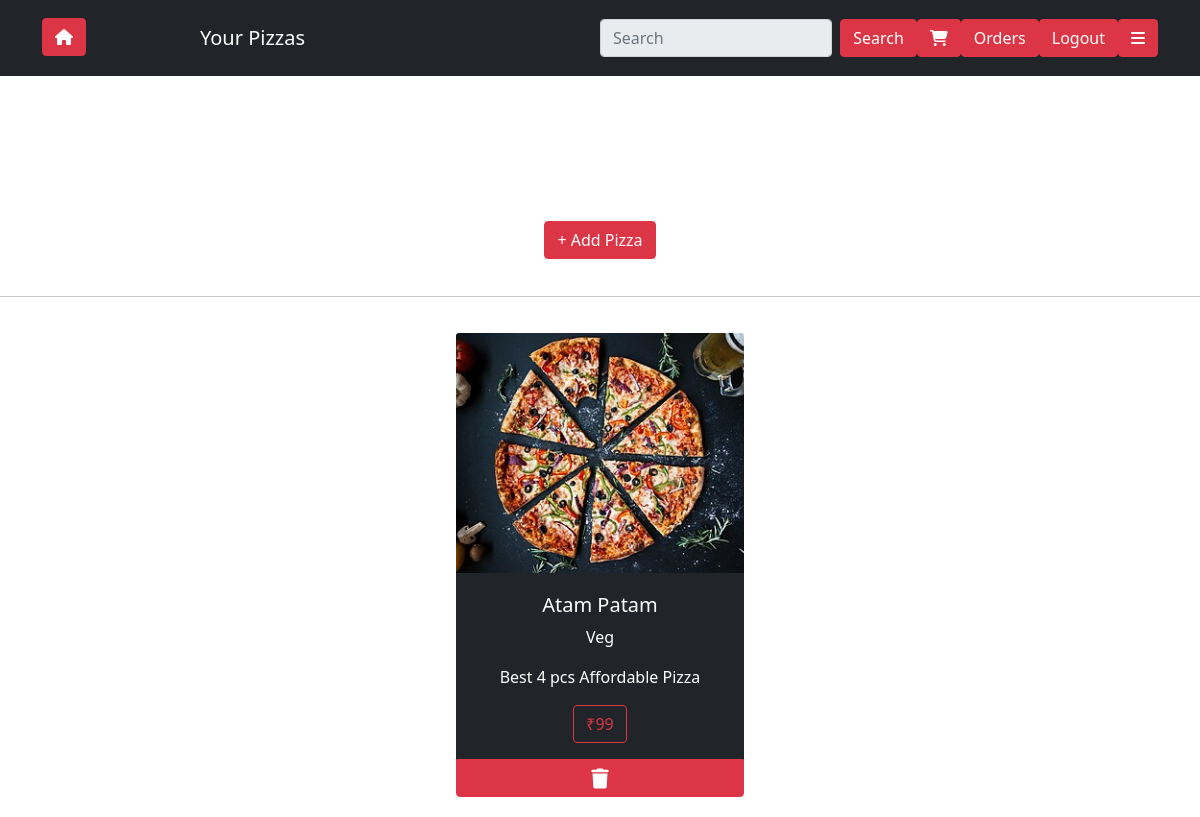
The page /s_pizzas/ (signed in) on the database its author committed.
### models/models.py (models this page shows)
class MainModel(models.Model):
    id = models.UUIDField(default=uuid.uuid4  , editable=False , primary_key=True)
    class Meta:
        abstract = True

class Pizza(MainModel):
    img = models.FileField(upload_to='images' , default=None)
    ex_img = models.FileField(upload_to='images' , default='images/image2.png')
    name = models.CharField(max_length=50)
    price = models.IntegerField()
    category = models.CharField(max_length=50)
    owner = models.ForeignKey(sellers , on_delete=models.CASCADE , default=0)
    descrip = models.CharField(max_length=100 , default='Pizza')

### models/views.py (the view)
# urls.py: path('s_pizzas/' , views.s_pizzas , name='s_pizzas'),
def s_pizzas(request):
    seller = sellers.objects.get(user = request.user)
    pizzas = Pizza.objects.filter(owner = seller)
    s_name = seller.name
    return render(request , 'Sellers/pizzas.html' ,  {'pizzas':pizzas , 'name':s_name})

### templates/Sellers/pizzas.html (shortened to what this page needs)
<!DOCTYPE html>
<html lang="en">
<head>
    <link rel="stylesheet" href="https://cdnjs.cloudflare.com/ajax/libs/font-awesome/6.6.0/css/all.min.css">
    <link href="https://cdn.jsdelivr.net/npm/bootstrap@5.0.2/dist/css/bootstrap.min.css" rel="stylesheet"
>
</head>
<body>
    <div class="box"
        style="width: 100%;height: 200px;text-align: center;display: flex;flex-direction: column;align-items: center;margin-bottom: 0px; ;">
        <nav class="navbar navbar-dark bg-dark w-100">
            <div class="container">
                <div
                    style="display: flex;align-items: start;justify-content: space-between;width: 25%;margin-bottom: 0px;">
                    <a href="{% url 'home' %}" class="btn btn-danger"><i class="fa fa-home" aria-hidden="true"></i></a>
                    <a class="navbar-brand">Your Pizzas</a>
                </div>
                <div style="display: flex;align-items: center;justify-content: space-evenly;width: 50%;height: 60px;">
                    <form class="d-flex" method="post">
                        <input class="form-control me-2" type="search" placeholder="Search" aria-label="Search"
                            name="search" disabled>
                        <button class="btn btn-danger" type="submit">Search</button>
                    </form>
                    <a href="/cart" class="btn btn-danger">
                        <i class="fa-solid fa-cart-shopping" style="color: white;"> {{count}}</i>
                    </a>
                    <button class="btn btn-danger">Orders</button>
                    {% if request.user.is_authenticated %}
                    <a href="/logout" class="btn btn-danger" id="log_btn">Logout</a>
                    {% else %}
                    <a href="/login" class="btn btn-danger" id="log_btn">Login</a>
                    {% endif %}
                    <div class="dropdown" onmouseover="document.getElementById('menuu').style.display='block'"
                        onmouseleave="document.getElementById('menuu').style.display='none'">
                        <button type="button" id="toggler" class="btn btn-danger" data-bs-toggle="dropdown">
                            <i class="fa-solid fa-bars" style="color: white;"></i>
                        </button>
                    </div>
                </div>
        </nav>
    </div>
    <div style="display: flex;height: 80px;align-items: center;justify-content: space-evenly;" class="w-100">
        <a href="{% url 'pform' %}" class="btn btn-danger">+ Add Pizza</a>
    </div>
    <hr>
    <div class="shop" style="display: flex;align-items: center;justify-content: center;">
        <div class="center" style="display: flex;align-items: center;justify-self: center;flex-wrap: wrap;">
        {% for i in pizzas%}
        <a href="{% url 'details' i.id %}" style=" text-decoration: none;color: white;">
            <div class="bg-dark" style="width: 18rem;margin: 20px;color: white;border-radius: 10px;">
                <img src="/media/{{i.img}}" class="card-img-top" alt="..."
                    style="object-fit: cover;width: 18rem;height: 15rem;object-position: center  ;">
                <div class="card-body" style="height: min-content;text-align: center;margin-top: 4px;">
                    <h5 class="card-title">{{i.name}}</h5>
                    <p class="card-text">{{i.category}}</p>
                    <p class="card-text">{{i.descrip}}</p>
                    <div class="btn btn-outline-danger">₹{{i.price}}</div>
                </div>
                <a type="submit" class="btn btn-danger" id="cart_btn" href="{% url 'pizza_bin' i.id  %}"
                    style="border-top-left-radius: 0;border-top-right-radius: 0;width: 100%;"><i
                        class="fas fa-trash fa-lg" style="color: white;"></i>
                </a>
            </div>
        </a>
        {% endfor %}
    </div>
    </div>
</body>
</html>

### rows shown on the page
Pizza: img (picture), name "Atam Patam", category "Veg", descrip "Best 4 pcs Affordable Pizza", price "99"
